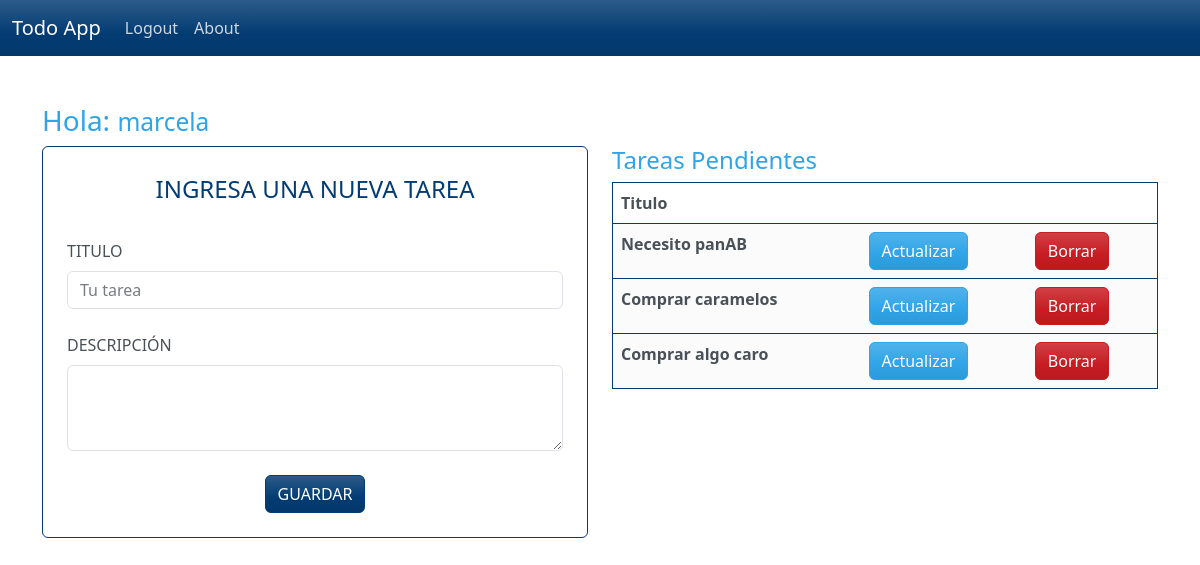
The page /tareas (signed in) on the database as committed earlier.
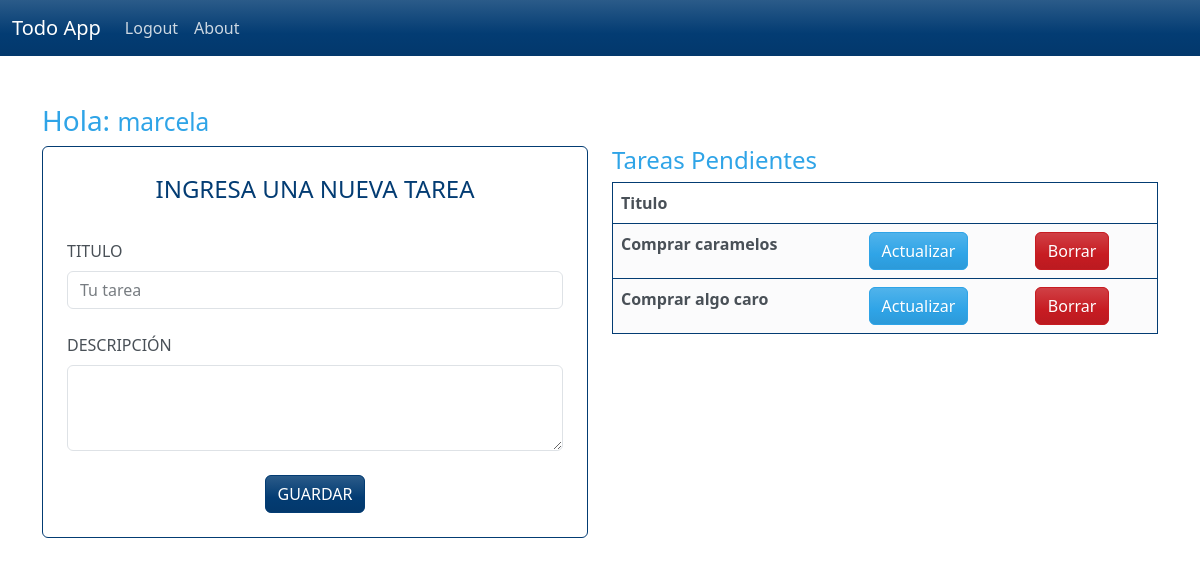
The same page on the database as committed later.
### tables this page shows
CREATE TABLE tareas (
                id INTEGER PRIMARY KEY AUTOINCREMENT,
                titulo TEXT NOT NULL,
                descripcion TEXT,
                fecha_creacion TEXT DEFAULT CURRENT_TIMESTAMP,
                user_id INTEGER NOT NULL,
                FOREIGN KEY (user_id) REFERENCES users(id) ON DELETE CASCADE
            );

### main.py (the view)
@app.route('/tareas', methods=["GET", "POST"])
def tareas():
    if 'user_id' not in session:
        return redirect(url_for('login'))
    tareas = []
    user_id = session['user_id']
    user_name = session['username']
    if 'user_id' not in session:
        return redirect(url_for('login'))
    if request.method == "POST":
        titulo = request.form['titulo'].strip()
        descripcion = request.form['descripcion'].strip()
        agregar_tarea(titulo,descripcion,user_id)
    tareas = buscar_tareas_por_user_id(user_id)
    print(tareas)
    return render_template('tareas.html',logged_in=True,user_name=user_name,tareas=tareas)

### database.py (called while the page is built)
def buscar_tareas_por_user_id(userid):
    with sqlite3.connect(DATABASE_PATH) as conn:
        conn.row_factory = sqlite3.Row #para que regrese un diccionario
        cursor = conn.cursor()
        cursor.execute("SELECT * FROM tareas WHERE user_id = ?",(userid,))
        tareas = cursor.fetchall()
        return tareas

### templates/tareas.html (shortened to what this page needs)
{% extends "base.html" %} {% block content %}
<div class="container mt-5">
  <div class="row">
    <h3>Hola: <small>{{user_name}}</small></h3>
  </div>
  <div class="row">
    <div class="col-12 col-md-6">
      <form method="post" class="border border-1 border-info p-4 rounded">
        <legend class="text-uppercase text-center text-info">
          Ingresa una nueva tarea
        </legend>
        <div class="row">
          <div>
            <label for="titulo" class="form-label mt-4 text-uppercase"
              >Titulo</label
            >
            <input
              type="text"
              class="form-control"
              id="titulo"
              name="titulo"
              placeholder="Tu tarea"
              autocomplete="off"
            />
          </div>
        </div>
        <div>
          <label for="exampleTextarea" class="text-uppercase form-label mt-4"
            >Descripción</label
          >
          <textarea
            class="form-control"
            name="descripcion"
            id="descripcion"
            rows="3"
          ></textarea>
        </div>
        <button
          class="btn btn-info text-uppercase mt-4 d-block mx-auto"
          type="submit"
        >
          Guardar
        </button>
      </form>
    </div>
    <div class="col-12 col-md-6">
        {% if tareas %}
            <h4>Tareas Pendientes</h4>
            <table class="table table-hover border border-1 border-info p-4">
            <thead>
                <tr>
                    <th scope="col">Titulo</th>
                    <th scope="col"></th>
                    <th scope="col"></th>
                </tr>
            </thead>
            {% for tarea in tareas %}
                <tr class="table-secondary border border-1 border-info p-4">
                <th scope="row">{{tarea['titulo']}}</th>
                <td><a class="btn btn-primary" href="{{ url_for('actulizar_tarea', id=tarea['id']) }}"">Actualizar</a></td>
                <td>
                    <form action="{{ url_for('borrar_tarea', id=tarea['id']) }}" method="POST" style="display:inline;">
                    <button class="btn btn-danger" type="submit">Borrar</button>
                </form>
                </td>
                </tr>
            {% endfor %}
            </table>
        {% else %}
             <p>NO Hay tareas</p>
        {% endif %}
    </div>
  </div>
</div>
{% endblock %}

Rows that differ between the two databases and show on the page:
removed tareas: titulo "Necesito panAB"
